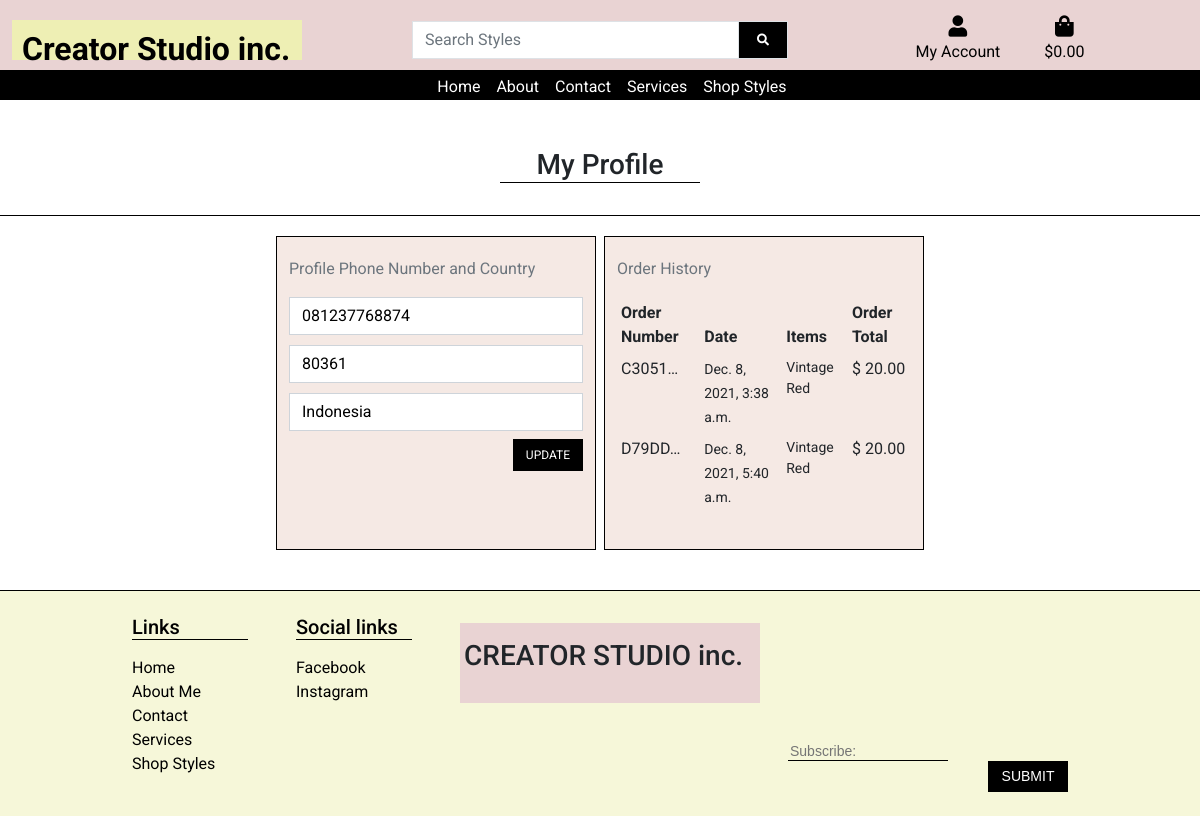
Page /profile/ (signed in) on the committed database.
### profiles/models.py (models this page shows, shortened)
class UserProfile(models.Model):
    user = models.OneToOneField(User, on_delete=models.CASCADE)
    default_phone_number = models.CharField(max_length=20, null=True, blank=True)
    default_postcode = models.CharField(max_length=20, null=False, blank=False, default='')
    default_country = CountryField(blank_label='Country', null=True, blank=True)

### checkout/models.py (models this page shows, shortened)
class Order(models.Model):
    order_number = models.CharField(max_length=32, null=False, editable=False)
    user_profile = models.ForeignKey(UserProfile, on_delete=models.SET_NULL,
                                     null=True, blank=True, related_name='orders')
    full_name = models.CharField(max_length=50, null=False, blank=False)
    email = models.EmailField(max_length=254, null=False, blank=False)
    phone_number = models.CharField(max_length=20, null=False, blank=False)
    postcode = models.CharField(max_length=20, null=False, blank=False, default='')
    country = CountryField(blank_label="Country *", max_length=20, null=False,
                           blank=False)
    date = models.DateTimeField(auto_now_add=True)
    grand_total = models.DecimalField(max_digits=10, decimal_places=2,
                                      null=False, default=0)
    original_bag = models.TextField(null=False, blank=False, default='')
    stripe_pid = models.CharField(max_length=254, null=False, blank=False, default='')

class OrderLineItem(models.Model):
    order = models.ForeignKey(Order, on_delete=models.CASCADE, null=False,
                              blank=False, related_name='lineitems')
    product = models.ForeignKey(ShopStyles, on_delete=models.CASCADE,
                                null=False, blank=False)
    quantity = models.IntegerField(null=False, blank=False, default=0)
    lineitem_total = models.DecimalField(max_digits=6, decimal_places=2,
                                         null=False, editable=False)
    url_field = models.URLField(null=False, blank=False, default='')

### styles/models.py (models this page shows, shortened)
class ShopStyles(models.Model):
    class Meta:
        verbose_name_plural = 'Shop Styles'
    style_image = models.ImageField(null=True, blank=True)
    sku = models.CharField(max_length=254, null=True, blank=True)
    style_name = models.CharField(max_length=254)
    style_price = models.DecimalField(max_digits=6, decimal_places=2)
    style_description = models.TextField()
    url_field = models.URLField(null=True, blank=False, default='')

### profiles/views.py (the view)
# urls.py: path('profile/', include('profiles.urls')),
@login_required
def profile(request):
    profile = get_object_or_404(UserProfile, user=request.user)
    if request.method == 'POST':
        form = UserProfileForm(request.POST, instance=profile)
        if form.is_valid():
            form.save()
            messages.success(request, 'Profile updated successfully')
        else:
            messages.error(request,
                           ('Update failed. Please ensure '
                            'the form is valid.'))
    else:
        form = UserProfileForm(instance=profile)
    orders = profile.orders.all()
    template = 'profiles/profile.html'
    context = {
        'form': form,
        'orders': orders,
        'on_profile_page': True
    }
    return render(request, template, context)

### profiles/forms.py
class UserProfileForm(forms.ModelForm):
    class Meta:
        model = UserProfile
        exclude = ('user', )
    def __init__(self, *args, **kwargs):
        super().__init__(*args, **kwargs)
        placeholders = {
            'default_phone_number': 'Phone Number',
            'default_country': 'Country',
            'default_postcode': 'Postcode',
        }
        self.fields['default_phone_number'].widget.attrs['autofocus'] = True
        for field in self.fields:
            if field != 'default_country':
                if self.fields[field].required:
                    placeholder = f'{placeholders[field]} *'
                else:
                    placeholder = placeholders[field]
                self.fields[field].widget.attrs['placeholder'] = placeholder
            self.fields[field].widget.attrs['class'] = 'border-black rounded-0 profile-form-input'
            self.fields[field].label = False

### bag/contexts.py (called while the page is built, shortened)
def bag_contents(request):
    bag_items = []
    total = 0
    product_count = 0
    bag = request.session.get('bag', {})
    grand_total = total
    context = {
        'bag_items': bag_items,
        'total': total,
        'product_count': product_count,
        'grand_total': grand_total,
    }
    return context

### profiles/templates/profiles/profile.html (shortened to what this page needs)
{% extends 'base.html' %}
{% load static %}
{% load crispy_forms_tags %}
{% block extra_css %}
<link rel="stylesheet" href="{% static 'profiles/css/profile.css' %}">
{% endblock %}
{% block content %}
{% block page_header %}
<div class="container header-container">
</div>
{% endblock %}
<div class="page-header d-flex justify-content-md-center mt-5">
    <h3 class="text-center mt-3 underline">My Profile</h3>
</div>
<br>
<div class="line-break"></div>
<div class="container">
<div class="row d-flex justify-content-center">
    <div class="col-sm-12 col-lg-4 col-md-6 profile me-2">
        <p class="text-muted">Profile Phone Number and Country</p>
        <form action="{% url 'profile' %}" id="profile-update-form">
            {{ form | crispy }}
            <button class="btn btn-black rounded-0 text-uppercase mt-2 float-end">Update</button>
        </form>
    </div>
    <div class="col-sm-12 col-lg-4 col-md-6 history">
        <p class="text-muted">Order History</p>
        <table class="table table-sm table-borderless">
            <thead>
                <tr>
                    <th>Order Number</th>
                    <th>Date </th>
                    <th>Items</th>
                    <th>Order Total</th>
                </tr>
            </thead>
            <tbody>
                {% for order in orders %}
                    <tr>
                        <td>
                            <a href="{% url 'order_history' order.order_number %}" titel="{{ order.order_number }}">
                                {{ order.order_number|truncatechars:6 }}
                            </a>
                        </td>
                        <td>
                            <small>{{ order.date }}</small>
                        </td>
                        <td>
                            <ul class="list-unstyled">
                                {% for item in order.lineitems.all %}
                                    <li class="small">
                                        {{ item.product.style_name }}
                                    </li>
                                {% endfor %}
                            </ul>
                        </td>
                        <td>
                            $ {{ order.grand_total }}
                        </td>
                    </tr>
                {% endfor %}
            </tbody>
        </table>
    </div>
</div>
</div>
{% endblock %}

### static/css/base.css (style rules this page uses)
html { height: 100%; }
body { font-family: Roboto, sans-serif; height: 100%; }
.btn-black { background: black; color: white; }
.page-header { justify-content: center; margin-top: 150px; }
a { color: inherit; text-decoration: none; transition: all 0.3s; }
@media (min-width: 1200px) { .container { max-width: 80%; } }
@media (min-width: 992px) { .header-container { padding-top: 30px; } }

### profiles/static/profiles/css/profile.css (style rules this page uses)
.page-header { justify-content: center; margin-top: 150px; }
.underline { width: 200px; border-bottom: 1px solid black; }
.line-break { border-bottom: 1px solid black; margin-bottom: 20px; }
#profile-update-form input { margin-bottom: 10px; }
.profile { border: 1px solid black; background-color: #F5E9E4 !important; padding-bottom: 20px; padding-top: 20px; }
.history { border: 1px solid black; background-color: #F5E9E4 !important; padding-bottom: 20px; padding-top: 20px; }
.btn-black { font-size: .75rem; }
#profile-update-form .form-control { color: #000; }
#id_default_country, #id_default_country option:not(:first-child) { color: #000; }
#id_default_country, #id_default_country option:first-child { color: #aab7c4; }

### rows in the picture
UserProfile: default_phone_number "081237768874", default_postcode "80361", default_country "Indonesia"
Order: order_number "C3051…", date "Dec. 8, 2021, 3:38 a.m.", grand_total "20.00"
OrderLineItem: product.style_name "Vintage Red"
Order: order_number "D79DD…", date "Dec. 8, 2021, 5:40 a.m.", grand_total "20.00"
OrderLineItem: product.style_name "Vintage Red"
